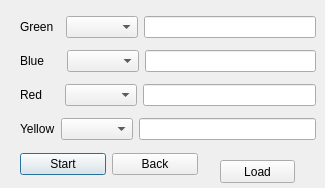
<?xml version="1.0" encoding="UTF-8"?>
<ui version="4.0">
 <class>NewGameDialog</class>
 <widget class="QDialog" name="NewGameDialog">
  <property name="geometry">
   <rect>
    <x>0</x>
    <y>0</y>
    <width>325</width>
    <height>188</height>
   </rect>
  </property>
  <property name="windowTitle">
   <string>Dialog</string>
  </property>
  <widget class="QWidget" name="layoutWidget">
   <property name="geometry">
    <rect>
     <x>20</x>
     <y>150</y>
     <width>178</width>
     <height>29</height>
    </rect>
   </property>
   <layout class="QHBoxLayout" name="horizontalLayout_5">
    <item>
     <widget class="QPushButton" name="StartButton">
      <property name="text">
       <string>Start</string>
      </property>
     </widget>
    </item>
    <item>
     <widget class="QPushButton" name="BackButton">
      <property name="text">
       <string>Back</string>
      </property>
     </widget>
    </item>
   </layout>
  </widget>
  <widget class="QWidget" name="layoutWidget">
   <property name="geometry">
    <rect>
     <x>20</x>
     <y>10</y>
     <width>296</width>
     <height>136</height>
    </rect>
   </property>
   <layout class="QVBoxLayout" name="verticalLayout">
    <item>
     <layout class="QHBoxLayout" name="horizontalLayout">
      <item>
       <widget class="QLabel" name="Greenlabel">
        <property name="text">
         <string>Green  </string>
        </property>
       </widget>
      </item>
      <item>
       <widget class="QComboBox" name="GreencomboBox"/>
      </item>
      <item>
       <widget class="QLineEdit" name="GreenlineEdit"/>
      </item>
     </layout>
    </item>
    <item>
     <layout class="QHBoxLayout" name="horizontalLayout_2">
      <item>
       <widget class="QLabel" name="Bluelabel">
        <property name="text">
         <string>Blue     </string>
        </property>
       </widget>
      </item>
      <item>
       <widget class="QComboBox" name="BluecomboBox"/>
      </item>
      <item>
       <widget class="QLineEdit" name="BluelineEdit"/>
      </item>
     </layout>
    </item>
    <item>
     <layout class="QHBoxLayout" name="horizontalLayout_3">
      <item>
       <widget class="QLabel" name="Redlabel">
        <property name="text">
         <string>Red     </string>
        </property>
       </widget>
      </item>
      <item>
       <widget class="QComboBox" name="RedcomboBox"/>
      </item>
      <item>
       <widget class="QLineEdit" name="RedlineEdit">
        <property name="echoMode">
         <enum>QLineEdit::Normal</enum>
        </property>
       </widget>
      </item>
     </layout>
    </item>
    <item>
     <layout class="QHBoxLayout" name="horizontalLayout_4">
      <item>
       <widget class="QLabel" name="Yellowlabel">
        <property name="text">
         <string>Yellow</string>
        </property>
       </widget>
      </item>
      <item>
       <widget class="QComboBox" name="YellowcomboBox"/>
      </item>
      <item>
       <widget class="QLineEdit" name="YellowlineEdit"/>
      </item>
     </layout>
    </item>
   </layout>
  </widget>
  <widget class="QPushButton" name="testLoad">
   <property name="geometry">
    <rect>
     <x>220</x>
     <y>160</y>
     <width>75</width>
     <height>23</height>
    </rect>
   </property>
   <property name="text">
    <string>Load</string>
   </property>
  </widget>
 </widget>
 <resources/>
 <connections>
  <connection>
   <sender>BackButton</sender>
   <signal>clicked()</signal>
   <receiver>NewGameDialog</receiver>
   <slot>hide()</slot>
   <hints>
    <hint type="sourcelabel">
     <x>196</x>
     <y>177</y>
    </hint>
    <hint type="destinationlabel">
     <x>256</x>
     <y>183</y>
    </hint>
   </hints>
  </connection>
  <connection>
   <sender>StartButton</sender>
   <signal>clicked()</signal>
   <receiver>NewGameDialog</receiver>
   <slot>hide()</slot>
   <hints>
    <hint type="sourcelabel">
     <x>34</x>
     <y>160</y>
    </hint>
    <hint type="destinationlabel">
     <x>14</x>
     <y>161</y>
    </hint>
   </hints>
  </connection>
 </connections>
</ui>
